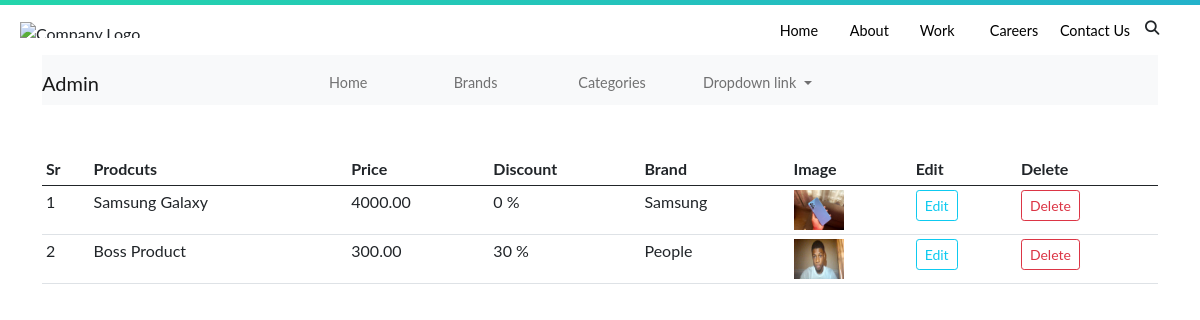
The page /admin (signed in) on the database its author committed.
### shop/products/models.py (models this page shows, shortened)
class Addproduct(db.Model):
    id = db.Column(db.Integer, primary_key=True)
    name = db.Column(db.String(80), nullable=False)
    price = db.Column(db.Numeric(10,2), nullable=False)
    discount = db.Column(db.Integer, default=0)
    stock = db.Column(db.Integer, nullable=False)
    colors = db.Column(db.Text, nullable=False)
    desc = db.Column(db.Text, nullable=False)
    pub_date = db.Column(db.DateTime, nullable=False,
        default=datetime.utcnow)
    brand_id = db.Column(db.Integer, db.ForeignKey('brand.id'),
        nullable=False)
    brand = db.relationship('Brand',
        backref=db.backref('posts', lazy=True))
    category_id = db.Column(db.Integer, db.ForeignKey('category.id'),
        nullable=False)
    category = db.relationship('Category',
        backref=db.backref('posts', lazy=True))
    image_1 = db.Column(db.String(150), nullable=False, default='image.jpg')
    image_2 = db.Column(db.String(150), nullable=False, default='image.jpg')
    image_3 = db.Column(db.String(150), nullable=False, default='image.jpg')

class Brand(db.Model):
    id = db.Column(db.Integer, primary_key=True)
    name = db.Column(db.String(100),unique=True, nullable=False)

### shop/admin/routes.py (the view)
@app.route('/admin')
def admin():
    if 'email' not in session:
        flash('Please login first!', 'danger')
        return redirect(url_for('login'))
    products = Addproduct.query.all()
    return render_template('admin/index.html', title='Admin Page', products=products)

### shop/templates/admin/index.html (shortened to what this page needs)
{% extends "layout.html" %} {% block content %} {% include '_messages.html' %}
<div class="container">
  <nav class="navbar navbar-expand-lg navbar-light bg-light">
    <a class="navbar-brand" href="/admin">Admin</a>
    <div class="collapse navbar-collapse" id="navbarNavDropdown">
      <ul class="navbar-nav">
        <li class="nav-item active">
          <a class="nav-link" href="/admin"
            >Home</a
          >
        </li>
        <li class="nav-item">
          <a class="nav-link" href="/brands">Brands</a>
        </li>
        <li class="nav-item">
          <a class="nav-link" href="/categories">Categories</a>
        </li>
        <li class="nav-item dropdown">
          <a
            class="nav-link dropdown-toggle"
            href="#"
            id="navbarDropdownMenuLink"
            data-toggle="dropdown"
            aria-haspopup="true"
            aria-expanded="false"
          >
            Dropdown link
          </a>
        </li>
      </ul>
    </div>
  </nav>
</div>
<div class="container mt-5">
    <table class="table table-sm table-condensed table-stripped">
        <thead>
            <th>Sr</th>
            <th>Prodcuts</th>
            <th>Price</th>
            <th>Discount</th>
            <th>Brand</th>
            <th>Image</th>
            <th>Edit</th>
            <th>Delete</th>
        </thead>
        <tbody>
          {% for product in products %}
            <tr>
                <td>{{ loop.index }}</td>
                <td>{{ product.name }}</td>
                <td>{{ product.price }}</td>
                <td>{{ product.discount }} %</td>
                <td>{{ product.brand.name }}</td>
                <td><img src="{{ url_for('static', filename='images/' + product.image_1) }}" width="50" height="40"></td>
                <td><a class="btn btn-sm btn-outline-info" href="{{url_for('updateproduct', id=product.id)}}">Edit</a></td>
                <td><a class="btn btn-sm btn-outline-danger" href="/delete/{{ product.id }}">Delete</a></td>
            </tr>
          {% endfor %}
            </tbody>
    </table>
</div>
{% endblock %}

### shop/templates/layout.html (shortened to what this page needs)
<!DOCTYPE html>
<html lang="en">
  <head>
    <link
      href="https://cdn.jsdelivr.net/npm/bootstrap@5.0.0-beta3/dist/css/bootstrap.min.css"
      rel="stylesheet"
    />
    <link rel="stylesheet" href="static/css/style.css" />
  </head>
  <body>
    <div class="page-wrapper">
      <div class="nav-wrapper">
       <div class="grad-bar"></div>
       <nav class="navbar">
         <img src="https://upload.wikimedia.org/wikipedia/en/thumb/c/c8/Bluestar_%28bus_company%29_logo.svg/1280px-Bluestar_%28bus_company%29_logo.svg.png" alt="Company Logo">
         <ul class="nav no-search">
           <li class="nav-item"><a href="#">Home</a></li>
           <li class="nav-item"><a href="#">About</a></li>
           <li class="nav-item"><a href="#">Work</a></li>
           <li class="nav-item"><a href="#">Careers</a></li>
           <li class="nav-item"><a href="#">Contact Us</a></li>
           <i class="fas fa-search" id="search-icon"></i>
         </ul>
       </nav>
       </div>
    {% block content %}
    {% endblock %}
  </body>
</html>

### shop/static/css/style.css (style rules this page uses)
* { margin: 0; padding: 0; box-sizing: border-box; font-family: "Lato", "Arial", sans-serif; }
.page-wrapper { width: 100%; height: auto; }
.nav-wrapper { width: 100%; position: -webkit-sticky; position: sticky; top: 0; background-color: #fff; }
.grad-bar { width: 100%; height: 5px; background: linear-gradient(-45deg, #ee7752, #e73c7e, #23a6d5, #23d5ab); background-size: 400% 400%; -webkit-animation: gradbar 15s ease infinite; -moz-animation: gradbar 15s ease infinite; animation: gradbar 15s ease infinite; }
.navbar { display: grid; grid-template-columns: 1fr 3fr; align-items: center; height: 50px; overflow: hidden; }
.navbar img { height: 16px; width: auto; justify-self: start; margin-left: 20px; }
.navbar ul { list-style: none; display: grid; grid-template-columns: repeat(6, 1fr); justify-self: end; }
.nav-item a { color: #000; font-size: 0.9rem; font-weight: 400; text-decoration: none; transition: color 0.3s ease-out; }
#search-icon { font-size: 0.9rem; margin-top: 3px; margin-left: 15px; transition: color 0.3s ease-out; }
.no-search { transform: translate(0); transition: transform 0.7s ease-in-out; }

### rows shown on the page
Addproduct: name "Samsung Galaxy", price "4000.00", discount "0", brand.name "Samsung", image_1 (picture)
Addproduct: name "Boss Product", price "300.00", discount "30", brand.name "People", image_1 (picture)
